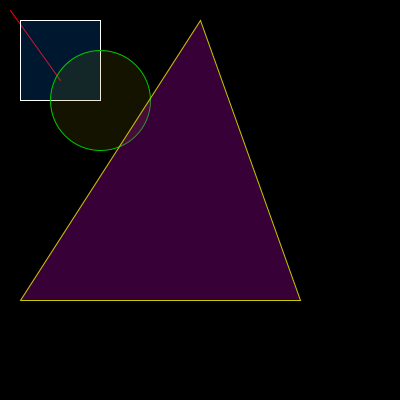
Frame 1 (no input)
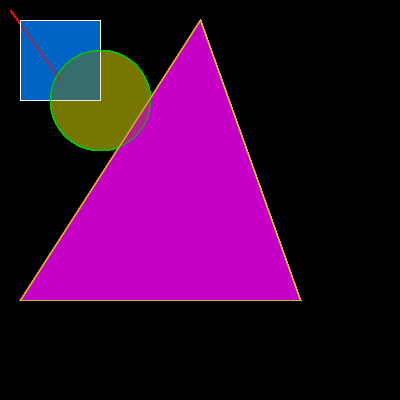
Frame 60 (the mouse pressed at the canvas centre just before this capture)
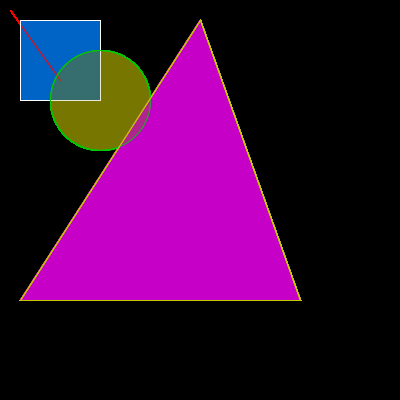
Frame 120 (the mouse held since frame 60 and released just before this capture)

The Processing sketch that drew these frames (run headless with seeded random() and noise(); from frame 60 on, the mouse is pressed at the canvas centre):

// Processing sketch: processing_23373
// ── processing_23373.pde

void setup(){
  size(400,400);
  background(0);
}


void draw(){
  
  stroke(255,0,0);
  line(10,10,60,80);
  stroke(255);
  fill(0,100,200,60);
  rect(20,20,80,80);
  stroke(0,200,0);
  fill(120,120,0,40);
  ellipse(100,100,100,100);
  stroke(200,200,0);
  fill(200,0,200,70);
  triangle(200,20,20,300,300,300);
  
}
